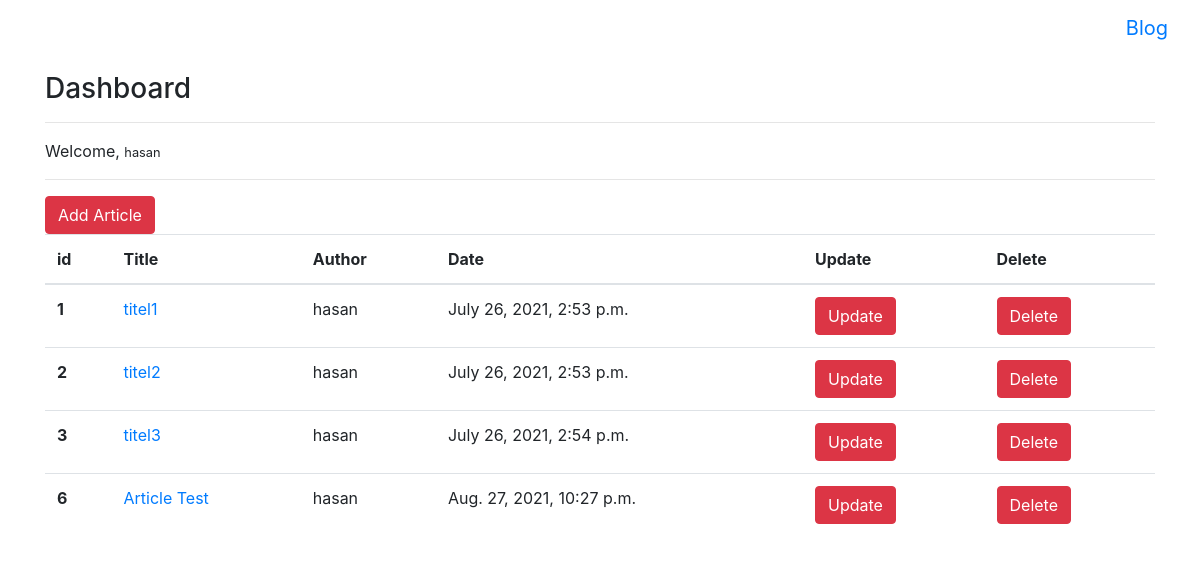
Before: /articles/dashboard/ (signed in) with the older database file.
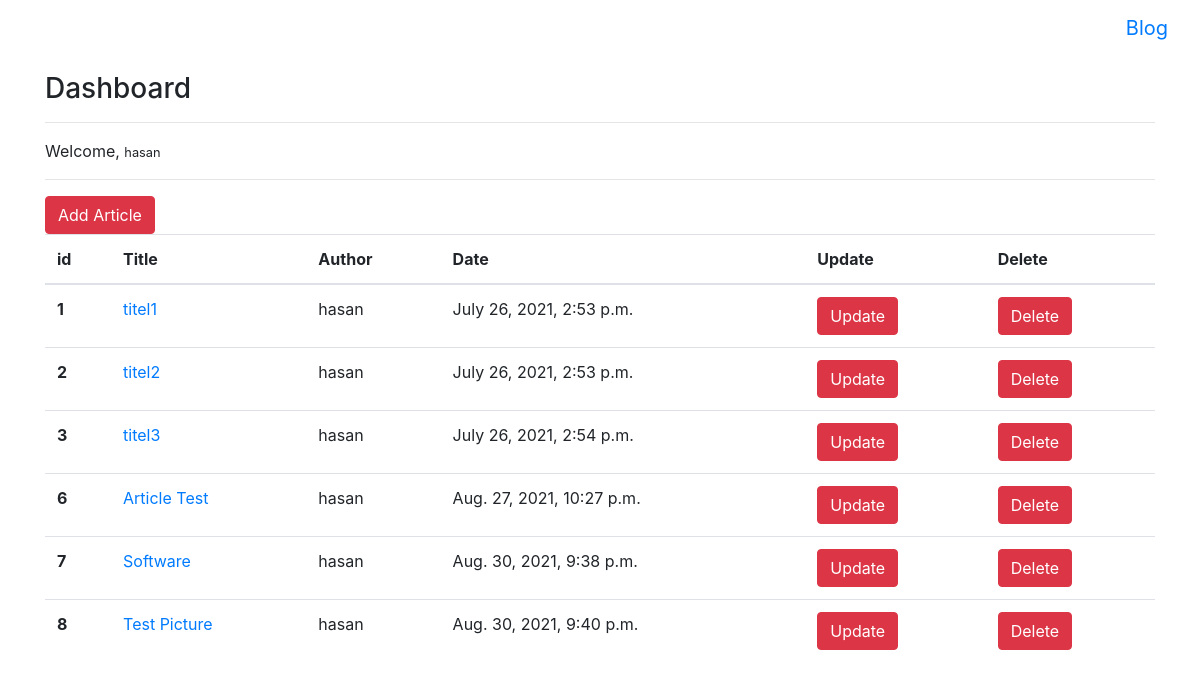
After: the same page with the newer database file.
### article/models.py (models this page shows, shortened)
class Article(models.Model):
    author = models.ForeignKey("auth.User", on_delete= models.CASCADE)
    titel = models.CharField(max_length=50)
    content = RichTextField()
    created_date = models.DateTimeField(auto_now_add=True)
    article_image = models.FileField(blank=True, null=True,verbose_name="Add Picture")

### article/views.py (the view)
# urls.py: path('dashboard/',views.dashboard,name="dashboard"),
@login_required(login_url="user:login")
def dashboard(request):
     articles = Article.objects.filter(author=request.user)
     context ={
          "articles":articles
     }
     return render(request, 'dashboard.html',context)

### templates/dashboard.html
{% extends "layout.html" %}
{% block body %}
<h3>Dashboard</h3>
<hr>
<p>
    Welcome, <small>{{request.user.username}}</small>
</p>
<hr>
{% if articles %}
<a class="btn btn-danger" href="/articles/addarticle">Add Article</a>
<table class="table">
    <thead>
        <tr>
            <th scope="col">id</th>
            <th scope="col">Title</th>
            <th scope="col">Author</th>
            <th scope="col">Date</th>
            <th scope="col">Update</th>
            <th scope="col">Delete</th>
        </tr>
    </thead>
    <tbody>
        {% for article in articles %}
        <tr>
            <th scope="row">{{article.id}}</th>
            <td><a href="/articles/article/{{article.id}}">{{article.titel}}</a></td>
            <td>{{article.author.username}}</td>
            <td>{{article.created_date}}</td>
            <td><a href="/articles/update/{{article.id}}" class="btn btn-danger">Update</a></td>
            <td><a href="/articles/delete/{{article.id}}" class="btn btn-danger">Delete</a></td>
        </tr>
        {% endfor %}
    </tbody>
</table>
{% else %}
<div class="alert alert-danger">
    You do not have an article yet
</div>
{% endif %}
{% endblock body %}

Changed rows visible on the page:
added Article: id "7", titel "Software", author.username "hasan", created_date "Aug. 30, 2021, 9:38 p.m."
added Article: id "8", titel "Test Picture", author.username "hasan", created_date "Aug. 30, 2021, 9:40 p.m."
